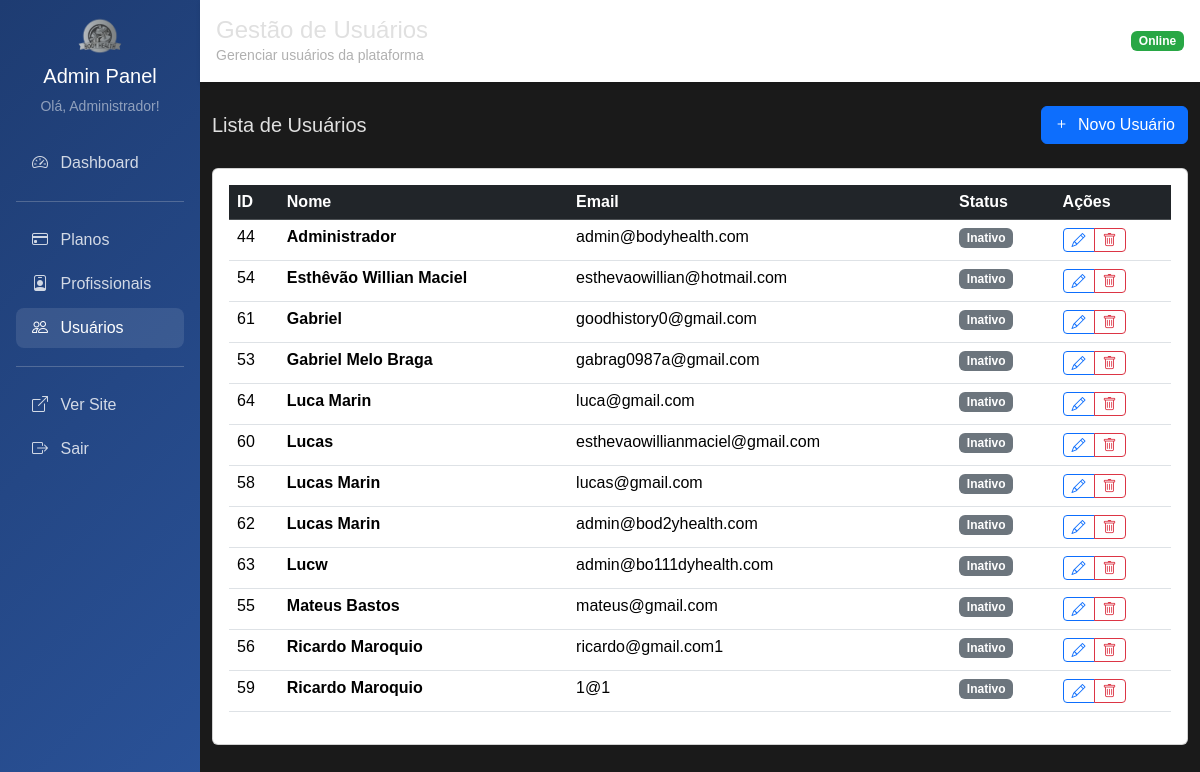
Page /admin/usuarios (signed in) on the committed database.
### tables this page shows
CREATE TABLE usuario (
    id INTEGER PRIMARY KEY AUTOINCREMENT,
    nome TEXT NOT NULL,
    email TEXT UNIQUE NOT NULL,
    senha TEXT NOT NULL,
    perfil TEXT NOT NULL DEFAULT 'cliente',
    foto TEXT,
    token_redefinicao TEXT,
    data_token TIMESTAMP,
    data_cadastro TIMESTAMP DEFAULT CURRENT_TIMESTAMP
);

### routes/register_admin_routes.py (the view)
    @app.get("/admin/usuarios")
    @requer_autenticacao(['admin'])
    async def admin_usuarios_listar(request: Request, usuario_logado: dict = Depends(obter_usuario_logado)):
        usuarios = usuario_repo.obter_todos()
        return templates.TemplateResponse("admin/usuarios/listar.html", {
            "request": request,
            "usuario": usuario_logado,
            "usuarios": usuarios
        })

### templates/admin/usuarios/listar.html (shortened to what this page needs)
{% extends "admin/base_admin.html" %}
{% block titulo %}Gestão de Usuários{% endblock %}
{% block subtitulo %}Gerenciar usuários da plataforma{% endblock %}
{% block content %}
<div class="d-flex justify-content-between align-items-center mb-4">
    <h5 class="mb-0">Lista de Usuários</h5>
    <a href="/admin/usuarios/novo" class="btn btn-primary">
        <i class="bi bi-plus me-1"></i> Novo Usuário
    </a>
</div>
<div class="card">
    <div class="card-body">
        {% if usuarios %}
        <div class="table-responsive">
            <table class="table table-hover">
                <thead class="table-dark">
                    <tr>
                        <th>ID</th>
                        <th>Nome</th>
                        <th>Email</th>
                        <th>Status</th>
                        <th>Ações</th>
                    </tr>
                </thead>
                <tbody>
                    {% for usuario in usuarios %}
                    <tr>
                        <td>{{ usuario.id }}</td>
                        <td><strong>{{ usuario.nome }}</strong></td>
                        <td>{{ usuario.email }}</td>
                        <td>
                            {% if usuario.ativo %}
                                <span class="badge bg-success">Ativo</span>
                            {% else %}
                                <span class="badge bg-secondary">Inativo</span>
                            {% endif %}
                        </td>
                        <td>
                            <div class="btn-group btn-group-sm">
                                <a href="/admin/usuarios/editar/{{ usuario.id }}" class="btn btn-outline-primary">
                                    <i class="bi bi-pencil"></i>
                                </a>
                                <button type="button" class="btn btn-outline-danger"
                                    onclick="confirmarExclusao({{ usuario.id }}, '{{ usuario.nome }}')">
                                    <i class="bi bi-trash"></i>
                                </button>
                            </div>
                        </td>
                    </tr>
                    {% endfor %}
                </tbody>
            </table>
        </div>
        {% endif %}
    </div>
</div>
<div class="position-fixed top-0 end-0 p-3" style="z-index: 1055">
</div>
{% endblock %}

### templates/admin/base_admin.html (shortened to what this page needs)
<html lang="pt-BR">
<head>
    <link href="https://cdn.jsdelivr.net/npm/bootstrap@5.3.3/dist/css/bootstrap.min.css" rel="stylesheet">
    <link href="https://cdn.jsdelivr.net/npm/bootstrap-icons@1.10.5/font/bootstrap-icons.css" rel="stylesheet">
    <link rel="stylesheet" href="/static/css/styles.css">
</head>
<body>
    <div class="container-fluid p-0">
        <div class="row g-0">
            <div class="col-md-3 col-lg-2">
                <div class="admin-sidebar p-3">
                    <div class="text-center mb-4">
                        <img src="/static/img/logo.png" height="40" alt="Body Health">
                        <h5 class="text-white mt-2">Admin Panel</h5>
                        <small class="text-white-50">Olá, {{ usuario.nome }}!</small>
                    </div>
                    <nav class="nav flex-column">
                        <a class="nav-link {% if request.url.path == '/admin' %}active{% endif %}" href="/admin">
                            <i class="bi bi-speedometer2 me-2"></i> Dashboard
                        </a>
                        <hr class="bg-white-50">
                        <a class="nav-link {% if '/admin/planos' in request.url.path %}active{% endif %}" href="/admin/planos">
                            <i class="bi bi-credit-card me-2"></i> Planos
                        </a>
                        <a class="nav-link {% if '/admin/profissionais' in request.url.path %}active{% endif %}" href="/admin/profissionais">
                            <i class="bi bi-person-badge me-2"></i> Profissionais
                        </a>
                        <a class="nav-link {% if '/admin/usuarios' in request.url.path %}active{% endif %}" href="/admin/usuarios">
                            <i class="bi bi-people me-2"></i> Usuários
                        </a>
                        <hr class="bg-white-50">
                        <a class="nav-link" href="/" target="_blank">
                            <i class="bi bi-box-arrow-up-right me-2"></i> Ver Site
                        </a>
                        <a class="nav-link" href="/logout">
                            <i class="bi bi-box-arrow-right me-2"></i> Sair
                        </a>
                    </nav>
                </div>
            </div>
            <div class="col-md-9 col-lg-10">
                <div class="admin-header p-3 mb-4">
                    <div class="d-flex justify-content-between align-items-center">
                        <div>
                            <h4 class="mb-0">{% block titulo %}Painel Administrativo{% endblock %}</h4>
                            <small class="text-muted">{% block subtitulo %}Body Health Admin{% endblock %}</small>
                        </div>
                        <div>
                            <span class="badge bg-success">Online</span>
                        </div>
                    </div>
                </div>
                <div class="container-fluid">
                    {% block content %}{% endblock %}
                </div>
            </div>
        </div>
    </div>
</body>
</html>

### static/css/styles.css (style rules this page uses)
:root { --dark-bg: #1a1a1a; --dark-card-bg: #2b2b2b; --dark-text-color: #e0e0e0; --dark-muted-text: #b0b0b0; --dark-border-color: #444444; --dark-shadow-color: rgba(0, 0, 0, 0.5); --highlight-yellow: #ffc107; --highlight-green: #28a745; --highlight-red: #dc3545; --light-banner-bg-start: #ffffff; --light-banner-bg-end: #eaeaea; --light-banner-text: #000000; }
body { background-color: var(--dark-bg); color: var(--dark-text-color); font-family: Arial, sans-serif; padding-top: 0px; }
.text-muted { color: var(--dark-muted-text) !important; }
.badge.bg-success { background-color: var(--highlight-green) !important; }

### templates/admin/base_admin.html (style rules this page uses)
.admin-sidebar { min-height: 100vh; background: linear-gradient(135deg, #1e3c72 0%, #2a5298 100%); }
.admin-sidebar .nav-link { color: rgba(255, 255, 255, 0.8); border-radius: 8px; margin: 2px 0; }
.admin-sidebar .nav-link:hover, .admin-sidebar .nav-link.active { color: white; background-color: rgba(255, 255, 255, 0.1); }
.admin-header { background: white; box-shadow: 0 2px 4px rgba(0,0,0,0.1); }

### rows in the picture
usuario: nome "Administrador", id "44", email "admin@bodyhealth.com"
usuario: id "54", nome "Esthêvão Willian Maciel", email "esthevaowillian@hotmail.com"
usuario: id "61", nome "Gabriel", email "goodhistory0@gmail.com"
usuario: id "53", nome "Gabriel Melo Braga", email "gabrag0987a@gmail.com"
usuario: id "64", nome "Luca Marin", email "luca@gmail.com"
usuario: id "60", nome "Lucas", email "esthevaowillianmaciel@gmail.com"
usuario: id "58", nome "Lucas Marin", email "lucas@gmail.com"
usuario: id "62", nome "Lucas Marin", email "admin@bod2yhealth.com"
usuario: id "63", nome "Lucw", email "admin@bo111dyhealth.com"
usuario: id "55", nome "Mateus Bastos", email "mateus@gmail.com"
usuario: id "56", nome "Ricardo Maroquio", email "ricardo@gmail.com1"
usuario: id "59", nome "Ricardo Maroquio", email "1@1"
